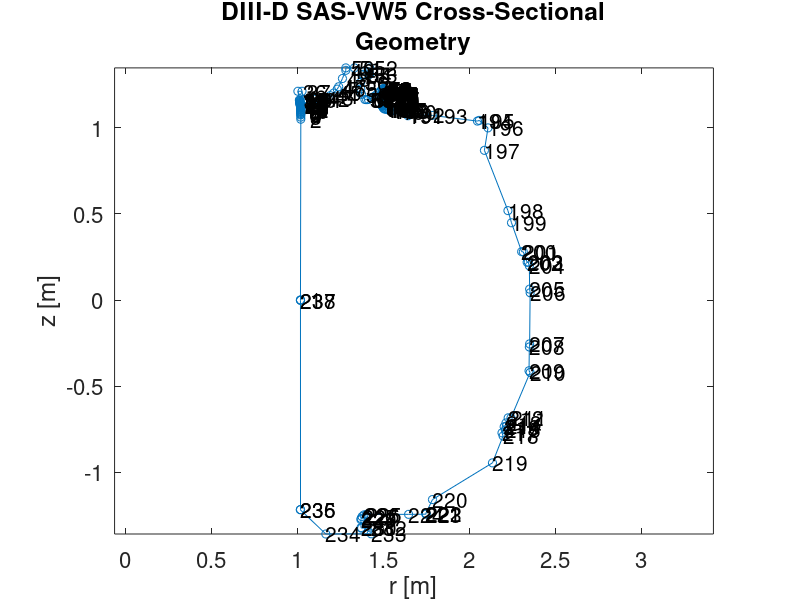

Reproduce this figure in MATLAB.
close all
% SAVE ALL SAVED PLOTS FROM THIS SCRIPT TO '../../plots'

% order indices
A = dlmread('gitr_rz.txt');
A = A(1:end-1,:);
stop = length(A);
ind = zeros(int8(floor(stop))/2,1);
i = 0;
for j = [1:stop]
    %if rem(j,2) ~= 0
        i=i+1;
        ind(i) = j;
   % end
end
ind(end+1) = stop;

r = A(ind,1);%/1000;
z = A(ind,2);%/1000;

figure(1);
axis equal
plot(r,z);
hold on
scatter(r,z);
a = [1:length(r)]'; b = num2str(a); c = cellstr(b);
dx = 0.001; dy = 0.001; % displacement so the text does not overlay the data points
text(r+dx, z+dy, c, 'fontsize', 15);
title({'DIII-D SAS-VW5 Cross-Sectional','Geometry'});
xlabel('r [m]')
ylabel('z [m]')
axis equal
set(gca,'fontsize',16)